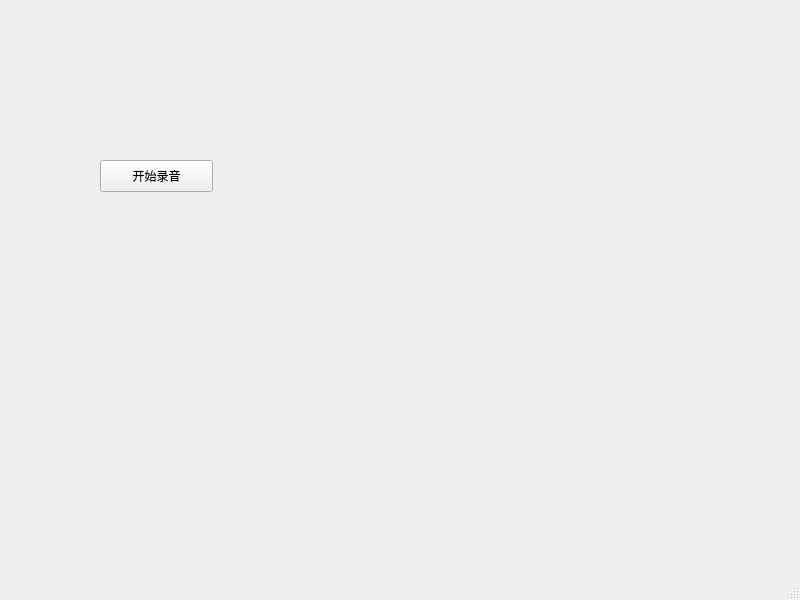
<?xml version="1.0" encoding="UTF-8"?>
<ui version="4.0">
 <class>MainWindow</class>
 <widget class="QMainWindow" name="MainWindow">
  <property name="geometry">
   <rect>
    <x>0</x>
    <y>0</y>
    <width>800</width>
    <height>600</height>
   </rect>
  </property>
  <property name="windowTitle">
   <string>MainWindow</string>
  </property>
  <widget class="QWidget" name="centralwidget">
   <widget class="QPushButton" name="audioButton">
    <property name="geometry">
     <rect>
      <x>100</x>
      <y>160</y>
      <width>113</width>
      <height>32</height>
     </rect>
    </property>
    <property name="text">
     <string>开始录音</string>
    </property>
   </widget>
  </widget>
  <widget class="QMenuBar" name="menubar">
   <property name="geometry">
    <rect>
     <x>0</x>
     <y>0</y>
     <width>800</width>
     <height>24</height>
    </rect>
   </property>
  </widget>
  <widget class="QStatusBar" name="statusbar"/>
 </widget>
 <resources/>
 <connections/>
</ui>
